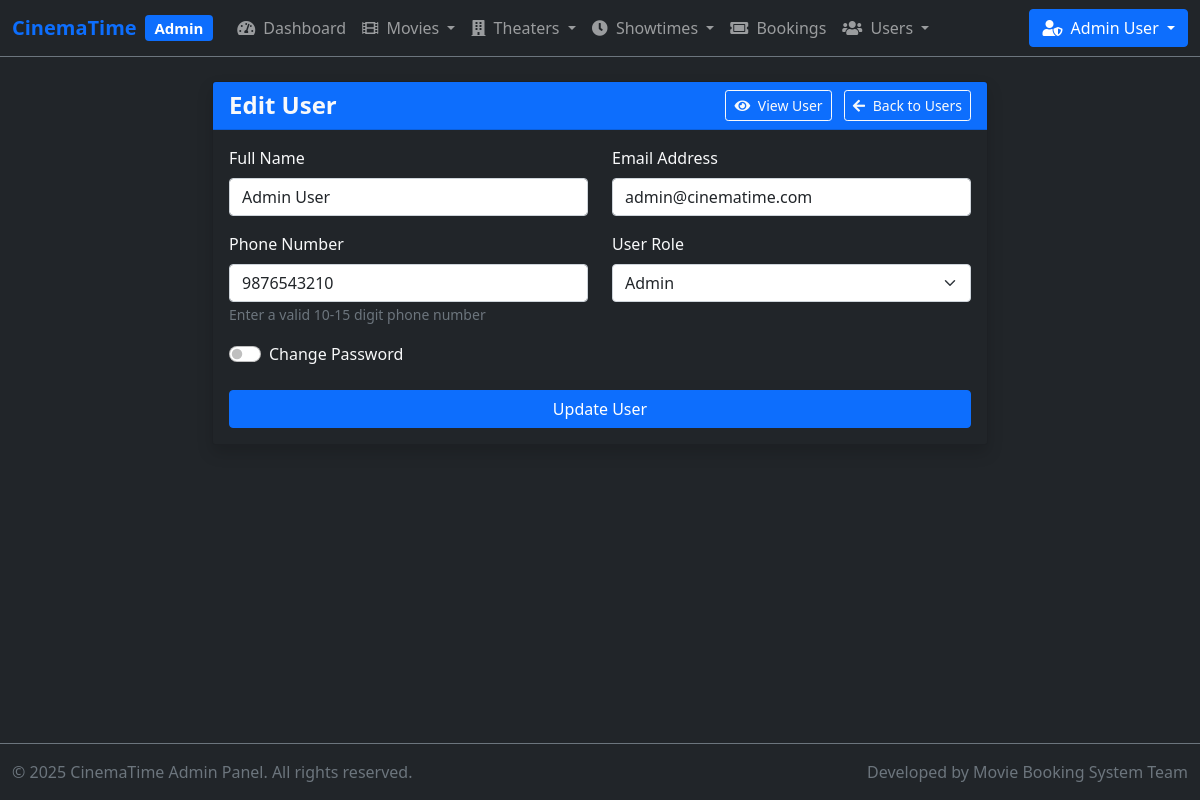
/admin/edit_user.php?id=1 (signed in), run on the app's committed database.
### tables this page shows
CREATE TABLE users (
    id INT AUTO_INCREMENT PRIMARY KEY,
    name VARCHAR(100) NOT NULL,
    email VARCHAR(100) NOT NULL UNIQUE,
    phone VARCHAR(20) NOT NULL,
    password VARCHAR(255) NOT NULL,
    role TINYINT DEFAULT 0 COMMENT '0: User, 1: Admin',
    created_at DATETIME NOT NULL,
    updated_at DATETIME,
    last_login DATETIME
);

### admin/edit_user.php (the view, shortened to what this page needs)
<?php
require_once '../config/config.php';
$user_id = (int)$_GET['id'];
$errors = [];
try {
    $stmt = $pdo->prepare("SELECT id, name, email, phone, role FROM users WHERE id = ?");
    $stmt->execute([$user_id]);
    $user = $stmt->fetch();
} catch (PDOException $e) {
    $errors[] = "Error fetching user details: " . $e->getMessage();
}
if ($_SERVER['REQUEST_METHOD'] === 'POST') {
    $name = trim($_POST['name']);
    $email = trim($_POST['email']);
    $phone = trim($_POST['phone']);
    $role = isset($_POST['role']) ? (int)$_POST['role'] : 0;
    $change_password = isset($_POST['change_password']) && $_POST['change_password'] == 1;
    if (empty($name)) {
        $errors[] = "Name is required";
    }
    if (empty($email)) {
        $errors[] = "Email is required";
    } elseif (!filter_var($email, FILTER_VALIDATE_EMAIL)) {
        $errors[] = "Invalid email format";
    } else {
        $stmt = $pdo->prepare("SELECT id FROM users WHERE email = ? AND id != ?");
        $stmt->execute([$email, $user_id]);
        if ($stmt->rowCount() > 0) {
            $errors[] = "Email is already registered by another user";
        }
    }
    if (empty($phone)) {
        $errors[] = "Phone number is required";
    } elseif (!preg_match('/^[0-9]{10,15}$/', $phone)) {
        $errors[] = "Invalid phone number format";
    }
    $password = '';
    if ($change_password) {
        $password = $_POST['password'];
        $confirm_password = $_POST['confirm_password'];
        if (empty($password)) {
            $errors[] = "Password is required";
        } elseif (strlen($password) < 6) {
            $errors[] = "Password must be at least 6 characters long";
        }
        if ($password !== $confirm_password) {
            $errors[] = "Passwords do not match";
        }
    }
    if ($user_id == $_SESSION['user_id'] && $user['role'] == 1 && $role != 1) {
        $stmt = $pdo->prepare("SELECT COUNT(*) FROM users WHERE role = 1");
        $stmt->execute();
        $admin_count = $stmt->fetchColumn();
        if ($admin_count <= 1) {
            $errors[] = "Cannot change role - you are the only admin user";
            $role = 1;
        }
    }
    if (empty($errors)) {
        try {
            $pdo->beginTransaction();
            if ($change_password) {
                $hashed_password = password_hash($password, PASSWORD_DEFAULT);
                $stmt = $pdo->prepare("UPDATE users SET name = ?, email = ?, phone = ?, role = ?, password = ?, updated_at = NOW() WHERE id = ?");
                $stmt->execute([$name, $email, $phone, $role, $hashed_password, $user_id]);
            } else {
                $stmt = $pdo->prepare("UPDATE users SET name = ?, email = ?, phone = ?, role = ?, updated_at = NOW() WHERE id = ?");
                $stmt->execute([$name, $email, $phone, $role, $user_id]);
            }
            $pdo->commit();
            if ($user_id == $_SESSION['user_id']) {
                $_SESSION['user_name'] = $name;
                $_SESSION['user_role'] = $role;
            }
            $_SESSION['user_updated'] = true;
            header("Location: view_user.php?id=" . $user_id);
            exit;
        } catch (PDOException $e) {
            if ($pdo->inTransaction()) {
                $pdo->rollBack();
            }
            $errors[] = "Error updating user: " . $e->getMessage();
        }
    }
} else {
    $name = $user['name'];
    $email = $user['email'];
    $phone = $user['phone'];
    $role = $user['role'];
}
include_once '../includes/admin_header.php';
?>
<div class="container-fluid py-4">
    <div class="row justify-content-center">
        <div class="col-lg-8">
            <div class="card bg-dark text-light shadow">
                <div class="card-header bg-primary d-flex justify-content-between align-items-center">
                    <h4 class="card-title mb-0">Edit User</h4>
                    <div>
                        <a href="view_user.php?id=<?= $user_id ?>" class="btn btn-outline-light btn-sm me-2">
                            <i class="fas fa-eye me-1"></i> View User
                        </a>
                        <a href="manage_users.php" class="btn btn-outline-light btn-sm">
                            <i class="fas fa-arrow-left me-1"></i> Back to Users
                        </a>
                    </div>
                </div>
                <div class="card-body">
                    <form method="POST" action="<?= htmlspecialchars($_SERVER['PHP_SELF']) ?>?id=<?= $user_id ?>">
                        <div class="row mb-3">
                            <div class="col-md-6">
                                <label for="name" class="form-label">Full Name</label>
                                <input type="text" class="form-control" id="name" name="name" value="<?= htmlspecialchars($name) ?>" required>
                            </div>
                            <div class="col-md-6">
                                <label for="email" class="form-label">Email Address</label>
                                <input type="email" class="form-control" id="email" name="email" value="<?= htmlspecialchars($email) ?>" required>
                            </div>
                        </div>
                        <div class="row mb-3">
                            <div class="col-md-6">
                                <label for="phone" class="form-label">Phone Number</label>
                                <input type="tel" class="form-control" id="phone" name="phone" value="<?= htmlspecialchars($phone) ?>" required>
                                <small class="form-text text-muted">Enter a valid 10-15 digit phone number</small>
                            </div>
                            <div class="col-md-6">
                                <label for="role" class="form-label">User Role</label>
                                <select class="form-select" id="role" name="role">
                                    <option value="1" <?= $role === 1 ? 'selected' : '' ?>>Admin</option>
                                </select>
                            </div>
                        </div>
                        <div class="mb-3 form-check form-switch">
                            <input class="form-check-input" type="checkbox" id="change_password" name="change_password" value="1">
                            <label class="form-check-label" for="change_password">Change Password</label>
                        </div>
                        <div class="d-grid gap-2 mt-4">
                            <button type="submit" class="btn btn-primary">Update User</button>
                        </div>
                    </form>
                </div>
            </div>
        </div>
    </div>
</div>
<?php include_once '../includes/admin_footer.php'; ?>

### assets/css/style.css (style rules this page uses)
:root { --primary-color: #007bff; --primary-dark: #0056b3; --primary-light: #b8daff; --secondary-color: #6c757d; --dark-color: #212529; --light-color: #f8f9fa; --danger-color: #dc3545; --success-color: #28a745; --warning-color: #ffc107; --info-color: #17a2b8; --card-bg: #343a40; --body-bg: #121212; --border-color: #495057; --text-muted: #adb5bd; }
body { background-color: var(--body-bg); font-family: 'Segoe UI', Tahoma, Geneva, Verdana, sans-serif; min-height: 100vh; display: flex; flex-direction: column; }
h1, h2, h3, h4, h5, h6 { font-weight: 600; }

### data on the page
users: name "Admin User", email "admin@cinematime.com", phone "9876543210", role "Admin"

### other printed values
SITE_NAME "CinemaTime"
$_SESSION['user_name'] "Admin User"
